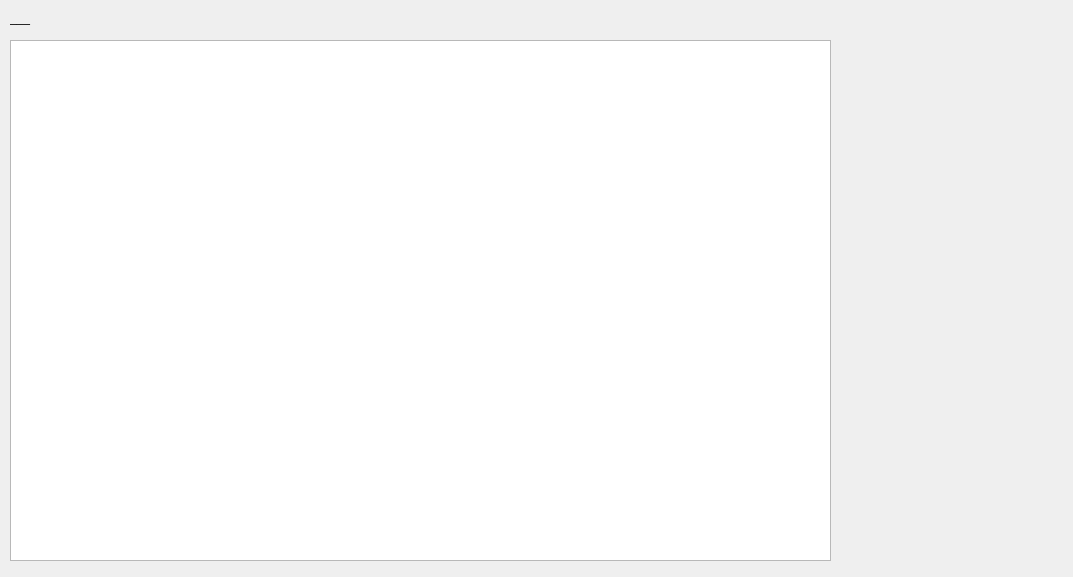
<?xml version="1.0" encoding="UTF-8"?>
<ui version="4.0">
 <class>Form</class>
 <widget class="QWidget" name="Form">
  <property name="geometry">
   <rect>
    <x>0</x>
    <y>0</y>
    <width>1073</width>
    <height>577</height>
   </rect>
  </property>
  <property name="windowTitle">
   <string>Form</string>
  </property>
  <widget class="QTableWidget" name="table">
   <property name="geometry">
    <rect>
     <x>10</x>
     <y>40</y>
     <width>821</width>
     <height>521</height>
    </rect>
   </property>
  </widget>
  <widget class="QLabel" name="table_label">
   <property name="geometry">
    <rect>
     <x>10</x>
     <y>10</y>
     <width>871</width>
     <height>16</height>
    </rect>
   </property>
   <property name="text">
    <string>___</string>
   </property>
  </widget>
  <widget class="QWidget" name="gridLayoutWidget">
   <property name="geometry">
    <rect>
     <x>840</x>
     <y>20</y>
     <width>231</width>
     <height>541</height>
    </rect>
   </property>
   <layout class="QGridLayout" name="buttons"/>
  </widget>
 </widget>
 <resources/>
 <connections/>
</ui>
